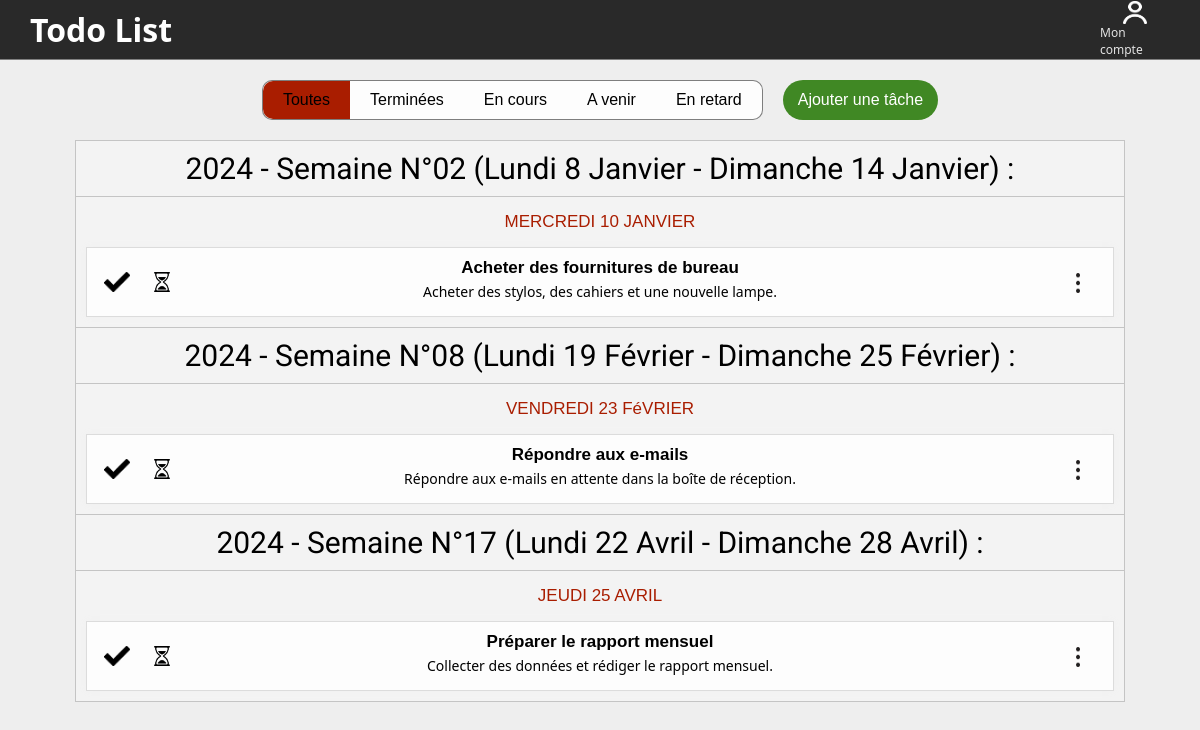
/www/pages/mylist.php (signed in), run on the app's committed database.
### tables this page shows
CREATE TABLE `tasks` (
  `task_id` int(11) NOT NULL,
  `user_id` int(11) DEFAULT NULL,
  `task_name` text NOT NULL,
  `task_description` text,
  `task_date` date DEFAULT NULL,
  `task_status` enum('default','ongoing','completed') NOT NULL DEFAULT 'default'
);

### www/includes/init_sql.php (called while the page is built, shortened)
<?php
    function db_request($request, $bdd){
        $requetePDO = $bdd -> prepare($request);
        $requetePDO -> execute();
        return $requetePDO;
    }
?>

### www/utils/date_to_french.php (called while the page is built)
<?php
    function date_to_french($date, $format){
        $english_days = array('Monday', 'Tuesday', 'Wednesday', 'Thursday', 'Friday', 'Saturday', 'Sunday');
        $french_days = array('lundi', 'mardi', 'mercredi', 'jeudi', 'vendredi', 'samedi', 'dimanche');
        $english_months = array('January', 'February', 'March', 'April', 'May', 'June', 'July', 'August', 'September', 'October', 'November', 'December');
        $french_months = array('janvier', 'février', 'mars', 'avril', 'mai', 'juin', 'juillet', 'août', 'septembre', 'octobre', 'novembre', 'décembre');
        return str_replace($english_months, $french_months, str_replace($english_days, $french_days, date($format, strtotime($date))));
    }
?>

### www/pages/mylist.php (the view, shortened to what this page needs)
<?php
    include_once("../includes/head.php");
    require("../utils/date_to_french.php");
?>
<body>
    <?php include_once("../includes/header.php"); ?>
    <main id="mylist-main">
        <section id="top-row">
            <div id="categories">
                <div id="all-cat" class="category">
                    <label for="all" class="category-label">Toutes</label>
                    <input id="all" type="radio" name="category" value="all" checked>
                </div>
                <div id="completed-cat" class="category">
                    <label for="completed" class="category-label">Terminées</label>
                    <input id="completed" type="radio" name="category" value="completed">
                </div>
                <div id="ongoing-cat" class="category">
                    <label for="ongoing" class="category-label">En cours</label>
                    <input id="ongoing" type="radio" name="category" value="ongoing">
                </div>
                <div id="upcoming-cat" class="category">
                    <label for="upcoming" class="category-label">A venir</label>
                    <input id="upcoming" type="radio" name="category" value="upcoming">
                </div>
                <div id="expired-cat" class="category">
                    <label for="expired" class="category-label">En retard</label>
                    <input id="expired" type="radio" name="category" value="expired">
                </div>
            </div>
            <button class="add-task">Ajouter une tâche</button>
        </section>
        <ul id="weeks">
            <?php
                $tasks = db_request("SELECT * FROM tasks WHERE user_id = '" . $_SESSION["user"]["user_id"] . "';", $bdd) -> fetchAll(\PDO::FETCH_ASSOC);
            ?>
            <?php
                $years = [];
                foreach($tasks as $task){
                    $date = new DateTime($task["task_date"]);
                    $year = $date -> format("Y");
                    $week = $date -> format("W");
                    $day = $task["task_date"];
                    if(array_key_exists($year, $years)){
                        if(array_key_exists($week, $years[$year])){
                            if(array_key_exists($day, $years[$year][$week])){
                                array_push($years[$year][$week][$day], $task);
                            } else {
                                $years[$year][$week][$day] = [$task];
                            }
                        } else {
                            $years[$year][$week] = [$day => [$task]];
                        }
                    } else {
                        $years[$year] = [$week => [$day => [$task]]];
                    }
                }
                foreach($years as $year_number => $weeks):
            ?>
            <?php
                foreach($weeks as $week_number => $days):
            ?>
            <li class="week">
                <h4 class="week-number">
                    <?php
                        $date = new Datetime(array_keys($days)[0]);
                        $year = $date -> format("Y");
                        ["week_start" => $week_start, "week_end" => $week_end] = getWeekStartAndEnd($week_number, $year);
                        echo $year_number . " - Semaine N°" . $week_number . " (" . ucwords(date_to_french($week_start, "l j F")) . " - " . ucwords(date_to_french($week_end, "l j F")) . ")" . " :";
                    ?>
                </h4>
                <ul class="days">
                    <?php foreach($days as $day => $tasks):?>
                        <li class="day">
                            <h5 class="day-value">
                                <?php
                                    echo strtoupper(date_to_french($day, "l j F"));
                                ?>
                            </h5>
                            <ul class="tasks">
                                <?php foreach($tasks as $task): ?>
                                <li class="task" data-id="<?php echo $task["task_id"]; ?>" data-task-date="<?php echo $task["task_date"]; ?>" data-status="<?php
                                        if($task["task_status"] != "default"){
                                            echo $task["task_status"];
                                        } else {
                                            if($task["task_date"] >= date('Y-m-d')){
                                                echo "upcoming";
                                            } else {
                                                echo "expired";
                                            }
                                        };
                                    ?>">
                                    <div class="status-container">
                                        <div class="status completed-status<?php echo $task["task_status"] == "completed" ? " active" : "" ?>">
                                            <img class="status-icon" src="../assets/images/completed-dark.png" alt="" />
                                        </div>
                                        <div class="status ongoing-status<?php echo $task["task_status"] == "ongoing" ? " active" : "" ?>">
                                            <img class="status-icon" src="../assets/images/ongoing-dark.png" alt="" />
                                        </div>
                                    </div>
                                    <div class="task-text-container">
                                        <h6 class="task-title" title="<?php echo $task["task_name"]; ?>"><?php echo $task["task_name"]; ?></h6>
                                        <p class="task-description" title="<?php echo $task["task_description"]; ?>"><?php echo $task["task_description"]; ?></p>
                                    </div>
                                    <div class="task-options" data-task-id="<?php echo $task["task_id"]; ?>">
                                        <img class="task-options-icon" data-img="task-options" />
                                    </div>
                                </li>
                                <?php endforeach; ?>
                            </ul>
                        </li>
                    <?php endforeach; ?>
                </ul>
            </li>
            <?php
                endforeach;
            ?>
            <?php
                endforeach;
            ?>
        </ul>
    </main>
</body>
</html>

### www/includes/head.php (shortened to what this page needs)
<?php
    include_once("../includes/init_sql.php");
?>
<!DOCTYPE html>
<html lang="fr">
<head>
    <link rel="stylesheet" href="../styles/style.css" />
    <link rel="stylesheet" href="../styles/header.css" />
    <?php if(basename($_SERVER['SCRIPT_FILENAME']) == "mylist.php"): ?>
        <link rel="stylesheet" href="../styles/mylist.css" />
    <?php elseif(in_array(basename($_SERVER['SCRIPT_FILENAME']), ["register.php", "login.php"])): ?>
        <link rel="stylesheet" href="../styles/auth.css">
        <?php elseif(basename($_SERVER['SCRIPT_FILENAME']) == "home.php"): ?>
            <link rel="stylesheet" href="../styles/home.css">
            <script type="module" src="../scripts/home.js"></script>
    <?php elseif(basename($_SERVER['SCRIPT_FILENAME']) == "preferences.php"): ?>
        <link rel="stylesheet" href="../styles/preferences.css">
        <script type="module" src="../scripts/preferencesCategories.js"></script>
        <script type="module" src="../scripts/preferences.js"></script>
    <?php endif; ?>
</head>

### www/includes/header.php (shortened to what this page needs)
<header>
    <h1 id="title">Todo List</h1>
    <div id="header-right-menu">
        <?php if(!isset($_SESSION["user"])): ?>
        <a class="header-links" id="register-btn" href="../pages/register.php">Créer un compte</a>
        <a class="header-links" id="login-btn" href="../pages/login.php">Se connecter</a>
        <?php else: ?>
        <div id="account-button">
            <img id="account-logo" src="../assets/images/user-dark.png">
            <span>Mon compte</span>
        </div>
        <?php endif; ?>
    </div>
</header>

### www/styles/style.css (style rules this page uses)
* { padding: 0; margin: 0; box-sizing: border-box; cursor: inherit ; }
html, body { min-height:100%; }
body { background-color: var(--bg1); overflow-x: hidden; }
:root[data-theme="light"] { --bg1: #EEE; --bg2: #FEFEFE; --bg3: #F3F3F3; --bg4: #CACACA; --bg5: #292929; --bg6: #FFFFFFB4; --bg7: rgb(91, 91, 91); --bg8: #000; --bg9: #FFF; --bg10: #FDFDFD; --shadow1: #00000050; --shadow2: transparent; --shadow3: rgb(240, 240, 240); --shadow4: #292929; --border1: #000; --border2: rgb(196, 196, 196); --border3: rgba(0, 0, 0, 0.5); --border4: rgb(196, 196, 196); --border5: rgb(220, 220, 220); --border6: #FFF; --border7 : gray; --color1: #000; --color2: rgb(39, 39, 39); --color3: #e3e3e3; --color4: #FFF; --overlay: rgba(0, 0, 0, 0.301); --theme-color1: #a91d00; --theme-color2: rgb(0, 143, 219); --theme-color3: rgb(57, 213, 2); --theme-color4: rgb(154, 0, 255); --theme-color5: rgb(203, 199, 0); --current-theme: var(--theme-color1); }

### www/styles/header.css (style rules this page uses)
header { position: relative; height: 60px; width: 100%; background-color: var(--bg5); border-bottom: 1px solid var(--border7); }
#title { color: var(--color4); height: 100%; width: fit-content; margin-left: 30px; line-height: 60px; user-select: none; font-family: 'Segoe UI', Tahoma, Verdana, sans-serif; }
#header-right-menu { position: absolute; top: 0; bottom: 0; right: 30px; width: 300px; padding: 10px 0; display: flex; justify-content: flex-end; gap: 8px; }
#account-button { height: 100%; width: 70px; cursor: pointer; display: flex; flex-direction: column; justify-content: center; align-items: center; }
#account-logo { height: 60%; aspect-ratio: 1 / 1; }
#account-button > span { color: var(--color3); font-family: 'Segoe UI', Tahoma, Geneva, Verdana, sans-serif; font-size: 12px; user-select: none; }

### data on the page
tasks: task_name "Acheter des fournitures de bureau", task_description "Acheter des stylos, des cahiers et une nouvelle lampe."
tasks: task_name "Répondre aux e-mails", task_description "Répondre aux e-mails en attente dans la boîte de réception."
tasks: task_date "JEUDI 25 AVRIL", task_name "Préparer le rapport mensuel", task_description "Collecter des données et rédiger le rapport mensuel."

### other printed values
$year_number "2024"
$week_number "02"
date_to_french($week_start, "l j F") "Lundi 8 Janvier"
date_to_french($week_end, "l j F") "Dimanche 14 Janvier"
date_to_french($day, "l j F") "MERCREDI 10 JANVIER"
$week_number "08"
date_to_french($week_start, "l j F") "Lundi 19 Février"
date_to_french($week_end, "l j F") "Dimanche 25 Février"
date_to_french($day, "l j F") "VENDREDI 23 FéVRIER"
$week_number "17"
date_to_french($week_start, "l j F") "Lundi 22 Avril"
date_to_french($week_end, "l j F") "Dimanche 28 Avril"
